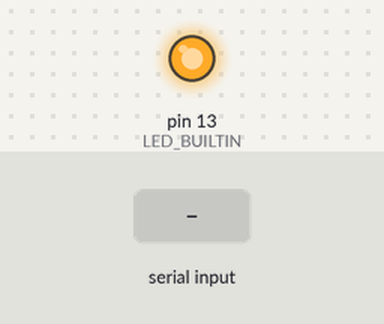
Bench run of a sketch on a simulated Arduino Uno, built with avr-gcc and run on an emulated ATmega328P. Shown: output pins drawn as LEDs (lit = HIGH). The inputs (shaded band) are chosen by the test bench. Pins used as bus, display or sensor lines are not drawn; what the sketch prints to the serial monitor is not drawn.

Above: at 0.1 s.
At 1.9 s:
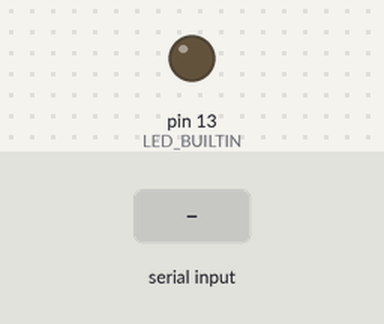
2.0 s: "v\n" received over Serial
5.0 s: "1\n" received over Serial
Timing chart, 0 to 8.0 s (numbered marks = the images above; inputs shaded):
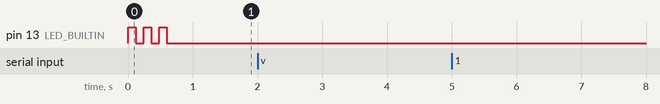

The sketch:

motor-test-serial.ino
```cpp
/**
 * Simple vibration test — Seeed XIAO nRF52840 Plus
 *
 * 1. Upload this sketch.
 * 2. Tools → Serial Monitor → set baud to 115200, line ending "Newline" or "Both NL & CR".
 * 3. Click in the input box and press SPACE, then Send (or Enter).
 *    The motor runs for 2 seconds on D1.
 *
 * On reset, onboard LED blinks 3× = firmware is running.
 * Same wiring as Flowstate: NPN + D1 (pin 1), motor, 3V3, common GND.
 */

const int MOTOR_PIN = 1; // D1 — if no buzz but Serial says Buzzing, try pin 2 and move the base wire
const unsigned long TEST_MS = 2000;

void setup() {
  Serial.begin(115200);

#ifdef LED_BUILTIN
  pinMode(LED_BUILTIN, OUTPUT);
  for (int i = 0; i < 3; i++) {
    digitalWrite(LED_BUILTIN, HIGH);
    delay(120);
    digitalWrite(LED_BUILTIN, LOW);
    delay(120);
  }
#endif

  pinMode(MOTOR_PIN, OUTPUT);
  digitalWrite(MOTOR_PIN, LOW);
  Serial.println("Ready — press SPACE in Serial Monitor to buzz 2 seconds.");
}

void loop() {
  if (Serial.available() <= 0) {
    return;
  }

  int c = Serial.read();
  // Space bar = ASCII 32; also accept 'v' for quick test
  if (c == ' ' || c == 'v' || c == 'V') {
    Serial.println("Buzzing...");
    digitalWrite(MOTOR_PIN, HIGH);
    delay(TEST_MS);
    digitalWrite(MOTOR_PIN, LOW);
    Serial.println("Done.");
  } else if (c == '\n' || c == '\r') {
    // ignore lone newlines
  } else {
    Serial.print("Send SPACE (or v), got char code: ");
    Serial.println(c);
  }

  // Drain any extra bytes in buffer (e.g. CR after space)
  while (Serial.available() > 0) {
    Serial.read();
  }
}
```

Measured:
- after the input at 2.0 s, every drawn part: stays the same
- after the input at 5.0 s, every drawn part: stays the same
